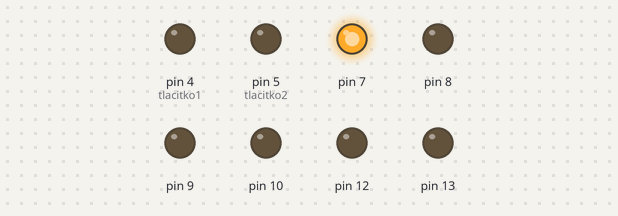
A sketch run on a simulated Arduino Uno, built with avr-gcc and run on an emulated ATmega328P. On the bench: output pins drawn as LEDs (lit = HIGH). Pins used as bus, display or sensor lines are not drawn.

Above: at 0.5 s.
At 2.0 s:
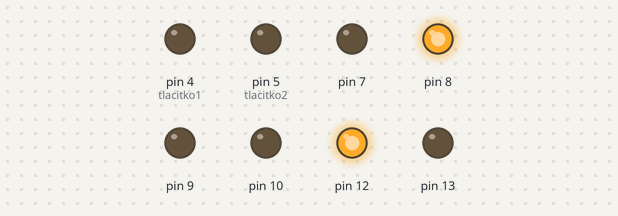
At 4.0 s:
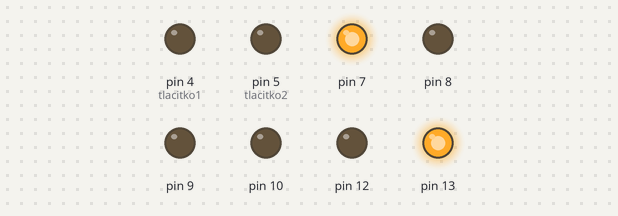
Timing chart, 0 to 5.2 s (numbered marks = the images above):
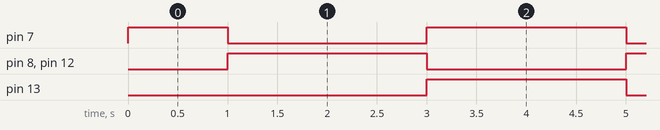

Measured:
- by itself, pin 7: repeats every 4.0 s: LOW 2.0 s, HIGH 2.0 s
- by itself, pin 8, pin 12, pin 13: alternates HIGH for 2.0 s and LOW for 2.0 s

The sketch:

Semafor.ino
```cpp
int Semafor1[] = { 11,12,13};
int Semafor_Chodci[] = {10,9};
int Semafor3[] = {6,7,8};


int aktivni_semafor = 0;


int tlacitko1 = 4 ;
int tlacitko2 =  5;


long interval = 10000;
long cas = 0;


void RozsvitZelenou(int semafor[]){
    digitalWrite(semafor[2],1);
    digitalWrite(semafor[1],1);
    digitalWrite(semafor[2],0);
    delay(1000);
    digitalWrite(semafor[2],0);
    digitalWrite(semafor[1],0);
    digitalWrite(semafor[0],1);
}
void RozsvitCervenou(int semafor[]){
    digitalWrite(semafor[2],0);
    digitalWrite(semafor[1],1);
    digitalWrite(semafor[0],0);
    delay(1000);
    digitalWrite(semafor[2],1);
    digitalWrite(semafor[1],0);
    digitalWrite(semafor[0],0);
}
void ChodciZelena(int Semafor[]){
    digitalWrite(Semafor[1],0);
    digitalWrite(Semafor[0],1);
}
void ChodciCervena(int Semafor[]){
    digitalWrite(Semafor[1],1);
    digitalWrite(Semafor[0],0);
}


void setup(){
    for(int i = 6; i < 14; i++)
        pinMode(i ,OUTPUT);
    pinMode(4,OUTPUT);
    pinMode(5,OUTPUT);
}
void loop(){
    if(digitalRead(tlacitko1) == 1 || digitalRead(tlacitko2) == 1){
        if(aktivni_semafor == 1){
            RozsvitCervenou(Semafor1);
        }
        else{
            RozsvitCervenou(Semafor3);
        }
        delay(1000);
        ChodciZelena(Semafor_Chodci);
        delay(5000);
        ChodciCervena(Semafor_Chodci);
    }
    if(cas - millis() > interval){
        if(aktivni_semafor == 1){
            aktivni_semafor = 2;
            RozsvitCervenou(Semafor1);
            RozsvitZelenou(Semafor3);
        }
        else{
            aktivni_semafor = 1;
            RozsvitCervenou(Semafor3);
            RozsvitZelenou(Semafor1);
        }
        cas = millis();
    }

}
```
